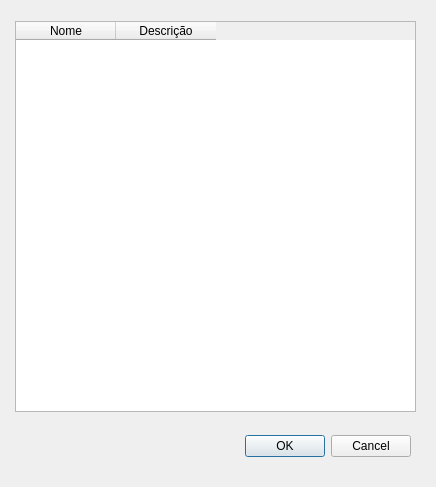
<?xml version="1.0" encoding="UTF-8"?>
<ui version="4.0">
 <class>IDEPBHDialogBase</class>
 <widget class="QDialog" name="IDEPBHDialogBase">
  <property name="geometry">
   <rect>
    <x>0</x>
    <y>0</y>
    <width>436</width>
    <height>487</height>
   </rect>
  </property>
  <property name="windowTitle">
   <string>IDEPBH</string>
  </property>
  <widget class="QDialogButtonBox" name="button_box">
   <property name="geometry">
    <rect>
     <x>70</x>
     <y>430</y>
     <width>341</width>
     <height>32</height>
    </rect>
   </property>
   <property name="orientation">
    <enum>Qt::Horizontal</enum>
   </property>
   <property name="standardButtons">
    <set>QDialogButtonBox::Cancel|QDialogButtonBox::Ok</set>
   </property>
  </widget>
  <widget class="QTableWidget" name="tableWidget">
   <property name="geometry">
    <rect>
     <x>15</x>
     <y>21</y>
     <width>401</width>
     <height>391</height>
    </rect>
   </property>
   <column>
    <property name="text">
     <string>Nome</string>
    </property>
   </column>
   <column>
    <property name="text">
     <string>Descrição</string>
    </property>
   </column>
  </widget>
 </widget>
 <resources/>
 <connections>
  <connection>
   <sender>button_box</sender>
   <signal>accepted()</signal>
   <receiver>IDEPBHDialogBase</receiver>
   <slot>accept()</slot>
   <hints>
    <hint type="sourcelabel">
     <x>20</x>
     <y>20</y>
    </hint>
    <hint type="destinationlabel">
     <x>20</x>
     <y>20</y>
    </hint>
   </hints>
  </connection>
  <connection>
   <sender>button_box</sender>
   <signal>rejected()</signal>
   <receiver>IDEPBHDialogBase</receiver>
   <slot>reject()</slot>
   <hints>
    <hint type="sourcelabel">
     <x>20</x>
     <y>20</y>
    </hint>
    <hint type="destinationlabel">
     <x>20</x>
     <y>20</y>
    </hint>
   </hints>
  </connection>
 </connections>
</ui>
